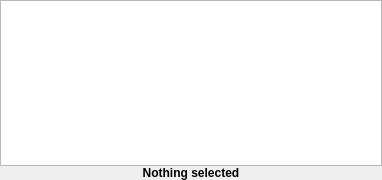
<?xml version="1.0" encoding="UTF-8"?>
<ui version="4.0">
 <class>LyricsEditor</class>
 <widget class="QWidget" name="LyricsEditor">
  <property name="geometry">
   <rect>
    <x>0</x>
    <y>0</y>
    <width>382</width>
    <height>180</height>
   </rect>
  </property>
  <property name="windowTitle">
   <string/>
  </property>
  <property name="accessibleName">
   <string>Lyrics Editor</string>
  </property>
  <layout class="QVBoxLayout" name="verticalLayout">
   <property name="spacing">
    <number>0</number>
   </property>
   <property name="leftMargin">
    <number>0</number>
   </property>
   <property name="topMargin">
    <number>0</number>
   </property>
   <property name="rightMargin">
    <number>0</number>
   </property>
   <property name="bottomMargin">
    <number>0</number>
   </property>
   <item>
    <widget class="QTextEdit" name="textEdit"/>
   </item>
   <item>
    <widget class="QLabel" name="elementName">
     <property name="font">
      <font>
       <weight>75</weight>
       <bold>true</bold>
      </font>
     </property>
     <property name="text">
      <string>Nothing selected</string>
     </property>
     <property name="alignment">
      <set>Qt::AlignCenter</set>
     </property>
    </widget>
   </item>
  </layout>
 </widget>
 <resources/>
 <connections/>
</ui>
